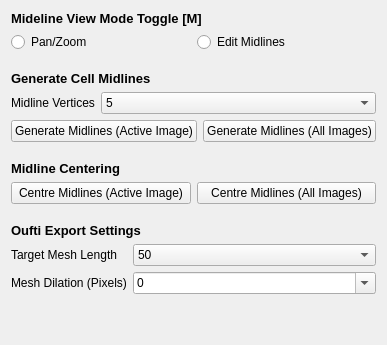
  <widget class="QWidget" name="tab_2">
   <attribute name="title">
    <string>Oufti</string>
   </attribute>
   <layout class="QVBoxLayout" name="verticalLayout_7">
    <item>
     <widget class="QLabel" name="label_29">
      <property name="font">
       <font>
        <pointsize>10</pointsize>
        <bold>true</bold>
       </font>
      </property>
      <property name="text">
       <string>Mideline View Mode Toggle [M]</string>
      </property>
     </widget>
    </item>
    <item>
     <layout class="QGridLayout" name="gridLayout_10">
      <item row="0" column="0">
       <widget class="QRadioButton" name="oufti_panzoom_mode">
        <property name="text">
         <string>Pan/Zoom</string>
        </property>
       </widget>
      </item>
      <item row="0" column="1">
       <widget class="QRadioButton" name="oufti_edit_mode">
        <property name="text">
         <string>Edit Midlines</string>
        </property>
       </widget>
      </item>
     </layout>
    </item>
    <item>
     <spacer name="verticalSpacer_22">
      <property name="orientation">
       <enum>Qt::Vertical</enum>
      </property>
      <property name="sizeType">
       <enum>QSizePolicy::Minimum</enum>
      </property>
      <property name="sizeHint" stdset="0">
       <size>
        <width>360</width>
        <height>13</height>
       </size>
      </property>
     </spacer>
    </item>
    <item>
     <widget class="QLabel" name="label_20">
      <property name="font">
       <font>
        <pointsize>10</pointsize>
        <bold>true</bold>
       </font>
      </property>
      <property name="text">
       <string>Generate Cell Midlines</string>
      </property>
     </widget>
    </item>
    <item>
     <layout class="QFormLayout" name="formLayout_4">
      <item row="0" column="0">
       <widget class="QLabel" name="label_25">
        <property name="text">
         <string>Midline Vertices</string>
        </property>
       </widget>
      </item>
      <item row="0" column="1">
       <widget class="QComboBox" name="oufti_midline_vertexes">
        <property name="currentText">
         <string>5</string>
        </property>
        <property name="currentIndex">
         <number>0</number>
        </property>
        <item>
         <property name="text">
          <string>5</string>
         </property>
        </item>
        <item>
         <property name="text">
          <string>6</string>
         </property>
        </item>
        <item>
         <property name="text">
          <string>7</string>
         </property>
        </item>
        <item>
         <property name="text">
          <string>8</string>
         </property>
        </item>
        <item>
         <property name="text">
          <string>9</string>
         </property>
        </item>
        <item>
         <property name="text">
          <string>10</string>
         </property>
        </item>
       </widget>
      </item>
     </layout>
    </item>
    <item>
     <layout class="QGridLayout" name="gridLayout_16">
      <item row="0" column="0">
       <widget class="QPushButton" name="oufti_generate_active_midlines">
        <property name="text">
         <string>Generate Midlines (Active Image)</string>
        </property>
       </widget>
      </item>
      <item row="0" column="1">
       <layout class="QGridLayout" name="gridLayout_17">
        <item row="0" column="0">
         <widget class="QPushButton" name="oufti_generate_all_midlines">
          <property name="text">
           <string>Generate Midlines (All Images)</string>
          </property>
         </widget>
        </item>
       </layout>
      </item>
     </layout>
    </item>
    <item>
     <spacer name="verticalSpacer_23">
      <property name="orientation">
       <enum>Qt::Vertical</enum>
      </property>
      <property name="sizeType">
       <enum>QSizePolicy::Minimum</enum>
      </property>
      <property name="sizeHint" stdset="0">
       <size>
        <width>360</width>
        <height>13</height>
       </size>
      </property>
     </spacer>
    </item>
    <item>
     <widget class="QLabel" name="label_63">
      <property name="font">
       <font>
        <pointsize>10</pointsize>
        <bold>true</bold>
       </font>
      </property>
      <property name="text">
       <string>Midline Centering</string>
      </property>
     </widget>
    </item>
    <item>
     <layout class="QGridLayout" name="gridLayout_15">
      <item row="0" column="0">
       <widget class="QPushButton" name="oufti_centre_active_midlines">
        <property name="text">
         <string>Centre Midlines (Active Image)</string>
        </property>
       </widget>
      </item>
      <item row="0" column="1">
       <widget class="QPushButton" name="oufti_centre_all_midlines">
        <property name="text">
         <string>Centre Midlines (All Images)</string>
        </property>
       </widget>
      </item>
     </layout>
    </item>
    <item>
     <spacer name="verticalSpacer_25">
      <property name="orientation">
       <enum>Qt::Vertical</enum>
      </property>
      <property name="sizeType">
       <enum>QSizePolicy::Minimum</enum>
      </property>
      <property name="sizeHint" stdset="0">
       <size>
        <width>360</width>
        <height>13</height>
       </size>
      </property>
     </spacer>
    </item>
    <item>
     <widget class="QLabel" name="label_61">
      <property name="font">
       <font>
        <pointsize>10</pointsize>
        <bold>true</bold>
       </font>
      </property>
      <property name="text">
       <string>Oufti Export Settings</string>
      </property>
     </widget>
    </item>
    <item>
     <layout class="QFormLayout" name="formLayout_7">
      <item row="0" column="0">
       <widget class="QLabel" name="label_64">
        <property name="text">
         <string>Target Mesh Length</string>
        </property>
       </widget>
      </item>
      <item row="0" column="1">
       <widget class="QComboBox" name="oufti_mesh_length">
        <property name="currentIndex">
         <number>4</number>
        </property>
        <item>
         <property name="text">
          <string>10</string>
         </property>
        </item>
        <item>
         <property name="text">
          <string>20</string>
         </property>
        </item>
        <item>
         <property name="text">
          <string>30</string>
         </property>
        </item>
        <item>
         <property name="text">
          <string>40</string>
         </property>
        </item>
        <item>
         <property name="text">
          <string>50</string>
         </property>
        </item>
        <item>
         <property name="text">
          <string>100</string>
         </property>
        </item>
       </widget>
      </item>
      <item row="1" column="0">
       <widget class="QLabel" name="label_13">
        <property name="text">
         <string>Mesh Dilation (Pixels)</string>
        </property>
       </widget>
      </item>
      <item row="1" column="1">
       <widget class="QComboBox" name="oufti_mesh_dilation">
        <property name="editable">
         <bool>true</bool>
        </property>
        <property name="currentText">
         <string>0</string>
        </property>
        <property name="currentIndex">
         <number>6</number>
        </property>
        <item>
         <property name="text">
          <string>-2</string>
         </property>
        </item>
        <item>
         <property name="text">
          <string>-1.5</string>
         </property>
        </item>
        <item>
         <property name="text">
          <string>-1</string>
         </property>
        </item>
        <item>
         <property name="text">
          <string>-0.5</string>
         </property>
        </item>
        <item>
         <property name="text">
          <string>-0.2</string>
         </property>
        </item>
        <item>
         <property name="text">
          <string>-0.1</string>
         </property>
        </item>
        <item>
         <property name="text">
          <string>0</string>
         </property>
        </item>
        <item>
         <property name="text">
          <string>0.1</string>
         </property>
        </item>
        <item>
         <property name="text">
          <string>0.2</string>
         </property>
        </item>
        <item>
         <property name="text">
          <string>0.5</string>
         </property>
        </item>
        <item>
         <property name="text">
          <string>1</string>
         </property>
        </item>
        <item>
         <property name="text">
          <string>1.5</string>
         </property>
        </item>
        <item>
         <property name="text">
          <string>2</string>
         </property>
        </item>
       </widget>
      </item>
     </layout>
    </item>
    <item>
     <spacer name="verticalSpacer_21">
      <property name="orientation">
       <enum>Qt::Vertical</enum>
      </property>
      <property name="sizeHint" stdset="0">
       <size>
        <width>20</width>
        <height>40</height>
       </size>
      </property>
     </spacer>
    </item>
   </layout>
  </widget>
